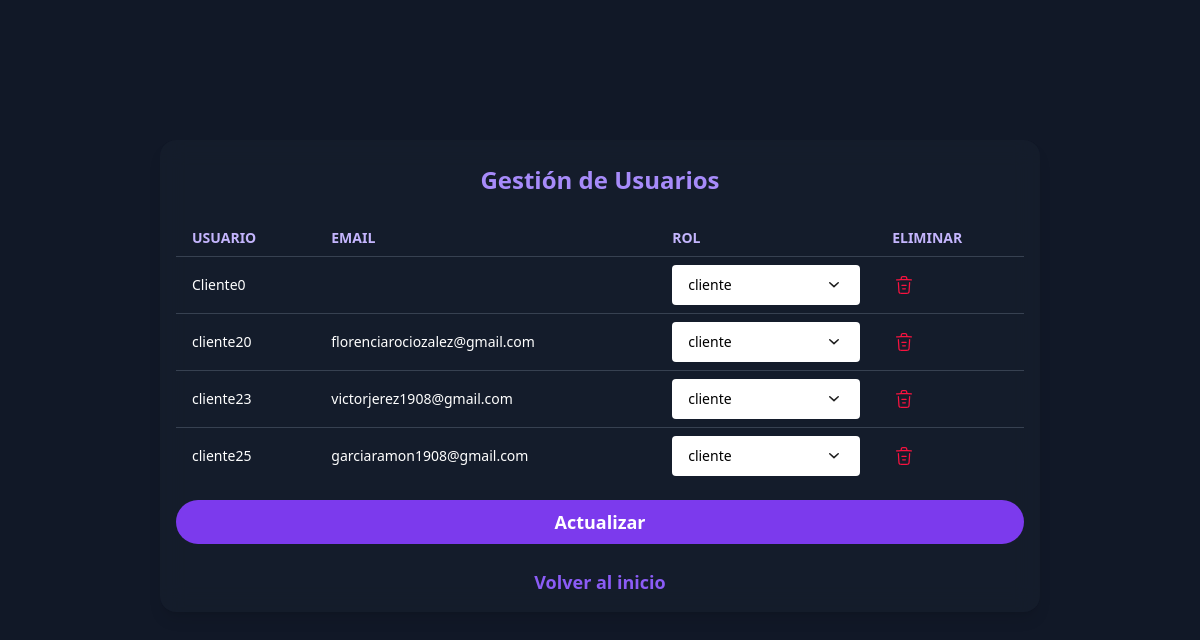
The app's page /gestionar-usuarios (signed in) with its own data.
### tables this page shows
CREATE TABLE usuarios (
            id INTEGER PRIMARY KEY AUTOINCREMENT,
            nombre TEXT UNIQUE,
            contraseña TEXT,
            rol TEXT,
            email TEXT,
            verificado INTEGER DEFAULT 0
        );

### app.py (the view)
@app.route('/gestionar-usuarios', methods=['GET', 'POST'])
def gestionar_usuarios():
    if 'usuario' not in session or session.get('rol') != 'admin':
        return redirect(url_for('login'))
    mensaje = ""
    with sqlite3.connect(DB_PATH) as conn:
        c = conn.cursor()
        if request.method == 'POST' and 'cambiar_rol_usuario' in request.form:
            nombre = request.form['cambiar_rol_usuario']
            nuevo_rol = request.form['nuevo_rol']
            c.execute("UPDATE usuarios SET rol = ? WHERE nombre = ?", (nuevo_rol, nombre))
            mensaje = f"✅ Rol de {nombre} actualizado a {nuevo_rol}."
        if request.method == 'POST' and 'eliminar_usuario' in request.form:
            nombre = request.form['eliminar_usuario']
            c.execute("DELETE FROM usuarios WHERE nombre = ?", (nombre,))
            mensaje = f"🗑️ Usuario {nombre} eliminado correctamente."
        c.execute("SELECT nombre, rol, email, verificado FROM usuarios WHERE nombre != 'admin' ORDER BY nombre")
        usuarios = c.fetchall()
        c.execute("""
            SELECT usuario, MAX(fecha) as ultimo_acceso
            FROM historial
            GROUP BY usuario
        """)
        resultados = c.fetchall()
        accesos = {}
        for fila in resultados:
            if fila and len(fila) == 2 and fila[0] and fila[1]:
                accesos[fila[0]] = fila[1]
    return render_template("gestionar_usuarios.html", usuarios=usuarios, mensaje=mensaje, accesos=accesos)

### templates/gestionar_usuarios.html (shortened to what this page needs)
<!DOCTYPE html>
<html lang="es">
<head>
    <script src="https://cdn.tailwindcss.com"></script>
</head>
<body class="flex items-center justify-center min-h-screen bg-gray-900"
      style="background-image: url('{{ url_for('static', filename='assets/fondoOscuro.png') }}'); background-size: cover; background-position: center;">
    <div class="flex flex-col items-center w-full max-w-4xl gap-6 -mt-12 px-2">
        <div class="bg-gray-800 bg-opacity-30 backdrop-blur-md p-8 sm:p-4 rounded-2xl shadow-lg w-full overflow-x-auto"
             style="max-width: 100vw; box-sizing: border-box; margin-left: 24px; margin-right: 24px;">
            <h2 class="text-3xl font-bold text-center text-violet-400 mb-6 mt-2 sm:text-2xl">Gestión de Usuarios</h2>
            <div class="w-full overflow-x-auto">
                <table class="min-w-full divide-y divide-gray-700 bg-transparent text-xs sm:text-sm">
                    <thead>
                        <tr>
                            <th class="px-2 sm:px-4 py-2 text-left font-semibold text-violet-300 uppercase">Usuario</th>
                            <th class="px-2 sm:px-4 py-2 text-left font-semibold text-violet-300 uppercase">Email</th>
                            <th class="px-2 sm:px-4 py-2 text-left font-semibold text-violet-300 uppercase">Rol</th>
                            <th class="px-2 sm:px-4 py-2 text-left font-semibold text-violet-300 uppercase">Eliminar</th>
                        </tr>
                    </thead>
                    <tbody class="divide-y divide-gray-700">
                        {% for nombre, rol, email, verificado in usuarios %}
                        <tr>
                            <td class="px-2 sm:px-4 py-2 text-white break-all">{{ nombre }}</td>
                            <td class="px-2 sm:px-4 py-2 text-white break-all">{{ email }}</td>
                            <td class="px-2 sm:px-4 py-2 text-white relative">
                                <div class="relative">
                                    <select class="bg-white text-black rounded px-4 py-2 w-full focus:outline-none focus:ring-2 focus:ring-violet-500 appearance-none pr-8" style="height: 40px; min-width: 120px;" onchange="seleccionarRol('{{ nombre }}', this.value)">
                                        <option value="cliente" {% if rol == 'cliente' %}selected{% endif %}>cliente</option>
                                    </select>
                                    <span class="pointer-events-none absolute right-4 top-1/2 transform -translate-y-1/2">
                                    </span>
                                </div>
                            </td>
                            <td class="px-2 sm:px-4 py-2">
                                <form method="post" onsubmit="return confirm('¿Estás seguro de eliminar al usuario {{ nombre }}?');">
                                    <button type="submit" class="p-0 bg-transparent border-none" title="Eliminar usuario">
                                        <img src="{{ url_for('static', filename='icons/tacho.svg') }}" alt="Eliminar" class="w-6 h-6 inline align-middle" style="filter: invert(38%) sepia(99%) saturate(7492%) hue-rotate(340deg) brightness(97%) contrast(101%);">
                                    </button>
                                </form>
                            </td>
                        </tr>
                        {% endfor %}
                    </tbody>
                </table>
                <button type="submit" form="form-cambiar-rol" class="w-full bg-violet-600 hover:bg-violet-700 text-white font-semibold py-2 px-4 rounded-full text-center text-base sm:text-lg transition-colors duration-200 mt-4 mb-4">Actualizar</button>
            </div>
            <a href="{{ url_for('home') }}" class="w-full text-violet-500 hover:underline font-semibold text-center block text-base sm:text-lg bg-transparent border-none p-0 mt-2">Volver al inicio</a>
        </div>
    </div>
</body>
</html>

### records on screen
usuarios: nombre "Cliente0", rol+nombre "cliente"
usuarios: nombre "cliente20", email "florenciarociozalez@gmail.com", rol+nombre "cliente"
usuarios: nombre "cliente23", email "victorjerez1908@gmail.com", rol+nombre "cliente"
usuarios: nombre "cliente25", email "garciaramon1908@gmail.com", rol+nombre "cliente"
